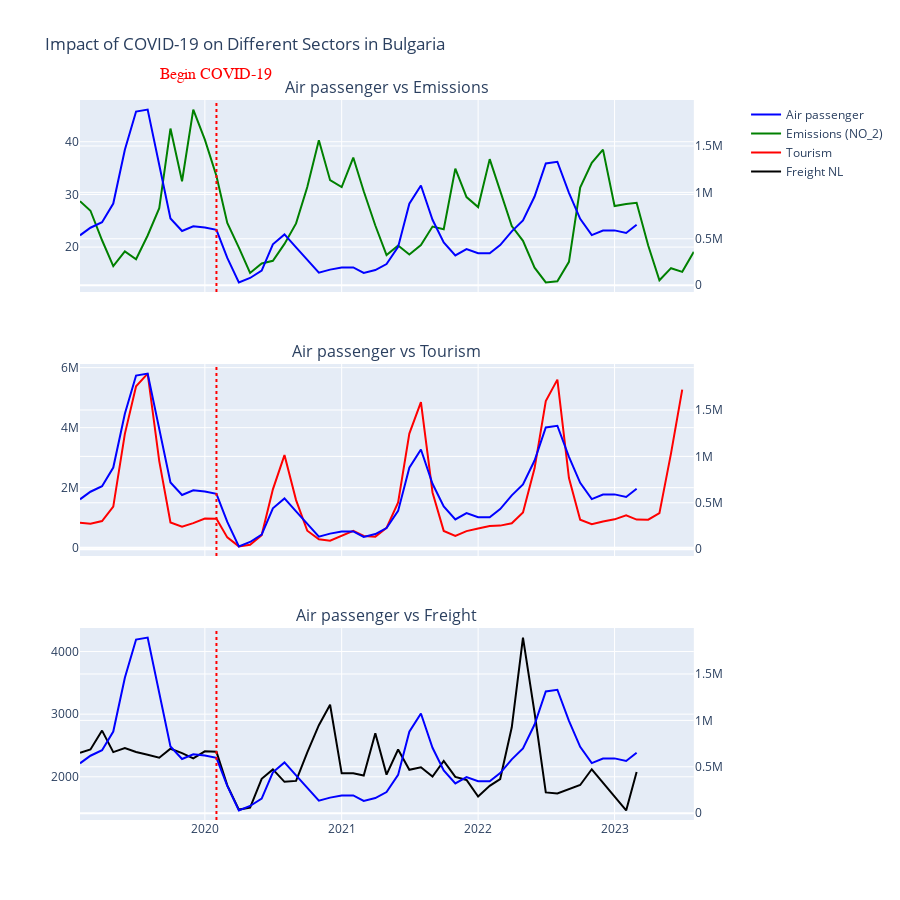

The notebook cell this image was saved under:
### Code cell
fig = make_subplots(rows=3, cols=1,
                    shared_xaxes=True,
                    subplot_titles=('Air passenger vs Emissions', 'Air passenger vs Tourism', 'Air passenger vs Freight'),
                    vertical_spacing=0.1,
                    specs=[[{'secondary_y': True}],
                           [{'secondary_y': True}],
                           [{'secondary_y': True}]])

# For Traffic vs Emissions
fig.add_trace(go.Scatter(
    x=traffic_BG['TIME_PERIOD'],
    y=traffic_BG['OBS_VALUE'],
    name='Air passenger',
    line=dict(color='blue'),
), row=1, col=1, secondary_y=True)

fig.add_trace(go.Scatter(
    x=emissions_BG['TIME_PERIOD'],
    y=emissions_BG['OBS_VALUE'],
    name="Emissions (NO_2)",
    line=dict(color='green'),
), row=1, col=1, secondary_y=False)

# For Traffic vs Tourism
fig.add_trace(go.Scatter(
    x=traffic_BG['TIME_PERIOD'],
    y=traffic_BG['OBS_VALUE'],
    showlegend=False,  
    line=dict(color='blue'),
), row=2, col=1, secondary_y=True)

fig.add_trace(go.Scatter(
    x=tourism_BG['TIME_PERIOD'],
    y=tourism_BG['OBS_VALUE'],
    name='Tourism',
    line=dict(color='red'),
), row=2, col=1, secondary_y=False)

# For Traffic vs Freight
fig.add_trace(go.Scatter(
    x=traffic_BG['TIME_PERIOD'],
    y=traffic_BG['OBS_VALUE'],
    showlegend=False, 
    line=dict(color='blue'),
), row=3, col=1, secondary_y=True)

fig.add_trace(go.Scatter(
    x=supply_BG['TIME_PERIOD'],
    y=supply_BG['OBS_VALUE'],
    name='Freight NL',
    line=dict(color='black'),
), row=3, col=1, secondary_y=False)

fig.update_layout(
    title_text='Impact of COVID-19 on Different Sectors in Bulgaria',
    height=900 
)

fig.add_vline(x='2020-02', line_width=2, line_color='red', line_dash='dot')
fig.add_annotation(
    dict(
        x='2020-02-01',
        y=1.05,  
        xref='x',
        yref='paper',
        text='Begin COVID-19',  
        showarrow=False,
        font=dict(
            family='Courier New, monospace',
            size=16,
            color='red'
        ),
        ax=0,  
        ay=0
    )
)

fig.show()

### Figure 1 — Plotly figure (JSON) as saved in the notebook; plotly's stock layout.template omitted (floating-point values rounded to 4 significant figures)
{"data": [{"line": {"color": "blue"}, "name": "Air passenger", "type": "scatter", "x": ["2019-02", "2019-03", "2019-04", "2019-05", "2019-06", "2019-07", "2019-08", "2019-09", "2019-10", "2019-11", "2019-12", "2020-01", "2020-02", "2020-03", "2020-04", "2020-05", "2020-06", "2020-07", "2020-08", "2020-09", "2020-10", "2020-11", "2020-12", "2021-01", "2021-02", "2021-03", "2021-04", "2021-05", "2021-06", "2021-07", "2021-08", "2021-09", "2021-10", "2021-11", "2021-12", "2022-01", "2022-02", "2022-03", "2022-04", "2022-05", "2022-06", "2022-07", "2022-08", "2022-09", "2022-10", "2022-11", "2022-12", "2023-01", "2023-02", "2023-03"], "xaxis": "x", "y": [537044, 618879, 678766, 879835, 1459266, 1871688, 1892362, 1295432, 718887, 584328, 633438, 620442, 596149, 293343, 29572, 77346, 157153, 440150, 547295, 406960, 268221, 134357, 167168, 191261, 191261, 132522, 162877, 227275, 411911, 878301, 1074693, 704559, 461440, 320848, 389332, 343476, 342961, 431752, 579310, 697535, 955361, 1311984, 1330091, 995689, 714856, 539312, 587717, 590190, 562606, 650930], "yaxis": "y2"}, {"line": {"color": "green"}, "name": "Emissions (NO_2)", "type": "scatter", "x": ["2019-02", "2019-03", "2019-04", "2019-05", "2019-06", "2019-07", "2019-08", "2019-09", "2019-10", "2019-11", "2019-12", "2020-01", "2020-02", "2020-03", "2020-04", "2020-05", "2020-06", "2020-07", "2020-08", "2020-09", "2020-10", "2020-11", "2020-12", "2021-01", "2021-02", "2021-03", "2021-04", "2021-05", "2021-06", "2021-07", "2021-08", "2021-09", "2021-10", "2021-11", "2021-12", "2022-01", "2022-02", "2022-03", "2022-04", "2022-05", "2022-06", "2022-07", "2022-08", "2022-09", "2022-10", "2022-11", "2022-12", "2023-01", "2023-02", "2023-03", "2023-04", "2023-05", "2023-06", "2023-07", "2023-08"], "xaxis": "x", "y": [28.7, 26.9, 21.3, 16.4, 19.2, 17.7, 22.2, 27.4, 42.5, 32.5, 46.1, 40.4, 33.5, 24.6, 19.9, 15.1, 16.9, 17.4, 20.6, 24.5, 31.4, 40.3, 32.7, 31.4, 37, 30.6, 24.1, 18.5, 20.3, 18.6, 20.4, 23.9, 23.4, 34.9, 29.5, 27.6, 36.7, 30.5, 24, 21.2, 16.1, 13.3, 13.5, 17.2, 31.3, 36, 38.5, 27.8, 28.2, 28.4, 20.3, 13.7, 16, 15.3, 19.1], "yaxis": "y"}, {"line": {"color": "blue"}, "showlegend": false, "type": "scatter", "x": ["2019-02", "2019-03", "2019-04", "2019-05", "2019-06", "2019-07", "2019-08", "2019-09", "2019-10", "2019-11", "2019-12", "2020-01", "2020-02", "2020-03", "2020-04", "2020-05", "2020-06", "2020-07", "2020-08", "2020-09", "2020-10", "2020-11", "2020-12", "2021-01", "2021-02", "2021-03", "2021-04", "2021-05", "2021-06", "2021-07", "2021-08", "2021-09", "2021-10", "2021-11", "2021-12", "2022-01", "2022-02", "2022-03", "2022-04", "2022-05", "2022-06", "2022-07", "2022-08", "2022-09", "2022-10", "2022-11", "2022-12", "2023-01", "2023-02", "2023-03"], "xaxis": "x2", "y": [537044, 618879, 678766, 879835, 1459266, 1871688, 1892362, 1295432, 718887, 584328, 633438, 620442, 596149, 293343, 29572, 77346, 157153, 440150, 547295, 406960, 268221, 134357, 167168, 191261, 191261, 132522, 162877, 227275, 411911, 878301, 1074693, 704559, 461440, 320848, 389332, 343476, 342961, 431752, 579310, 697535, 955361, 1311984, 1330091, 995689, 714856, 539312, 587717, 590190, 562606, 650930], "yaxis": "y4"}, {"line": {"color": "red"}, "name": "Tourism", "type": "scatter", "x": ["2019-02", "2019-03", "2019-04", "2019-05", "2019-06", "2019-07", "2019-08", "2019-09", "2019-10", "2019-11", "2019-12", "2020-01", "2020-02", "2020-03", "2020-04", "2020-05", "2020-06", "2020-07", "2020-08", "2020-09", "2020-10", "2020-11", "2020-12", "2021-01", "2021-02", "2021-03", "2021-04", "2021-05", "2021-06", "2021-07", "2021-08", "2021-09", "2021-10", "2021-11", "2021-12", "2022-01", "2022-02", "2022-03", "2022-04", "2022-05", "2022-06", "2022-07", "2022-08", "2022-09", "2022-10", "2022-11", "2022-12", "2023-01", "2023-02", "2023-03", "2023-04", "2023-05", "2023-06", "2023-07"], "xaxis": "x2", "y": [826763, 800328, 888474, 1369430, 3793185, 5380677, 5801578, 2885931, 841227, 698248, 817857, 973280, 961663, 342295, 42168, 95150, 419498, 1943844, 3085512, 1585863, 564351, 277533, 232316, 408493, 560217, 388846, 367881, 658964, 1507361, 3801551, 4852270, 1840923, 558640, 391451, 552102, 637864, 725542, 735003, 812634, 1170756, 2643048, 4886868, 5600455, 2321465, 929844, 778940, 874539, 944051, 1080618, 936452, 934076, 1152689, 3141448, 5266360], "yaxis": "y3"}, {"line": {"color": "blue"}, "showlegend": false, "type": "scatter", "x": ["2019-02", "2019-03", "2019-04", "2019-05", "2019-06", "2019-07", "2019-08", "2019-09", "2019-10", "2019-11", "2019-12", "2020-01", "2020-02", "2020-03", "2020-04", "2020-05", "2020-06", "2020-07", "2020-08", "2020-09", "2020-10", "2020-11", "2020-12", "2021-01", "2021-02", "2021-03", "2021-04", "2021-05", "2021-06", "2021-07", "2021-08", "2021-09", "2021-10", "2021-11", "2021-12", "2022-01", "2022-02", "2022-03", "2022-04", "2022-05", "2022-06", "2022-07", "2022-08", "2022-09", "2022-10", "2022-11", "2022-12", "2023-01", "2023-02", "2023-03"], "xaxis": "x3", "y": [537044, 618879, 678766, 879835, 1459266, 1871688, 1892362, 1295432, 718887, 584328, 633438, 620442, 596149, 293343, 29572, 77346, 157153, 440150, 547295, 406960, 268221, 134357, 167168, 191261, 191261, 132522, 162877, 227275, 411911, 878301, 1074693, 704559, 461440, 320848, 389332, 343476, 342961, 431752, 579310, 697535, 955361, 1311984, 1330091, 995689, 714856, 539312, 587717, 590190, 562606, 650930], "yaxis": "y6"}, {"line": {"color": "black"}, "name": "Freight NL", "type": "scatter", "x": ["2019-02", "2019-03", "2019-04", "2019-05", "2019-06", "2019-07", "2019-08", "2019-09", "2019-10", "2019-11", "2019-12", "2020-01", "2020-02", "2020-03", "2020-04", "2020-05", "2020-06", "2020-07", "2020-08", "2020-09", "2020-10", "2020-11", "2020-12", "2021-01", "2021-02", "2021-03", "2021-04", "2021-05", "2021-06", "2021-07", "2021-08", "2021-09", "2021-10", "2021-11", "2021-12", "2022-01", "2022-02", "2022-03", "2022-04", "2022-05", "2022-06", "2022-07", "2022-08", "2022-09", "2022-10", "2022-11", "2022-12", "2023-01", "2023-02", "2023-03"], "xaxis": "x3", "y": [2384.0, 2437.0, 2738.0, 2394.0, 2458.0, 2395.0, 2352.0, 2305.0, 2448.0, 2378.0, 2293.0, 2406.0, 2399.0, 1863, 1476.0, 1508.0, 1968.0, 2119.0, 1920, 1935.0, 2388.0, 2824.0, 3151.0, 2056.0, 2056.0, 2020.0, 2697.0, 2034.0, 2436.0, 2112.0, 2153.0, 2002.0, 2253.0, 1999, 1949, 1685, 1856.0, 1964.0, 2790.0, 4222.0, 3023.0, 1750.0, 1734.0, 1802.0, 1870.0, 2120.0, 1902.0, 1676.0, 1464.0, 2078.0], "yaxis": "y5"}], "layout": {"annotations": [{"font": {"size": 16}, "showarrow": false, "text": "Air passenger vs Emissions", "x": 0.47, "xanchor": "center", "xref": "paper", "y": 1, "yanchor": "bottom", "yref": "paper"}, {"font": {"size": 16}, "showarrow": false, "text": "Air passenger vs Tourism", "x": 0.47, "xanchor": "center", "xref": "paper", "y": 0.6333, "yanchor": "bottom", "yref": "paper"}, {"font": {"size": 16}, "showarrow": false, "text": "Air passenger vs Freight", "x": 0.47, "xanchor": "center", "xref": "paper", "y": 0.2667, "yanchor": "bottom", "yref": "paper"}, {"ax": 0, "ay": 0, "font": {"color": "red", "family": "Courier New, monospace", "size": 16}, "showarrow": false, "text": "Begin COVID-19", "x": "2020-02-01", "xref": "x", "y": 1.05, "yref": "paper"}], "height": 900, "shapes": [{"line": {"color": "red", "dash": "dot", "width": 2}, "type": "line", "x0": "2020-02", "x1": "2020-02", "xref": "x", "y0": 0, "y1": 1, "yref": "y domain"}, {"line": {"color": "red", "dash": "dot", "width": 2}, "type": "line", "x0": "2020-02", "x1": "2020-02", "xref": "x2", "y0": 0, "y1": 1, "yref": "y3 domain"}, {"line": {"color": "red", "dash": "dot", "width": 2}, "type": "line", "x0": "2020-02", "x1": "2020-02", "xref": "x3", "y0": 0, "y1": 1, "yref": "y5 domain"}], "title": {"text": "Impact of COVID-19 on Different Sectors in Bulgaria"}, "xaxis": {"anchor": "y", "domain": [0, 0.94], "matches": "x3", "showticklabels": false}, "xaxis2": {"anchor": "y3", "domain": [0, 0.94], "matches": "x3", "showticklabels": false}, "xaxis3": {"anchor": "y5", "domain": [0, 0.94]}, "yaxis": {"anchor": "x", "domain": [0.7333, 1]}, "yaxis2": {"anchor": "x", "overlaying": "y", "side": "right"}, "yaxis3": {"anchor": "x2", "domain": [0.3667, 0.6333]}, "yaxis4": {"anchor": "x2", "overlaying": "y3", "side": "right"}, "yaxis5": {"anchor": "x3", "domain": [0, 0.2667]}, "yaxis6": {"anchor": "x3", "overlaying": "y5", "side": "right"}}}
